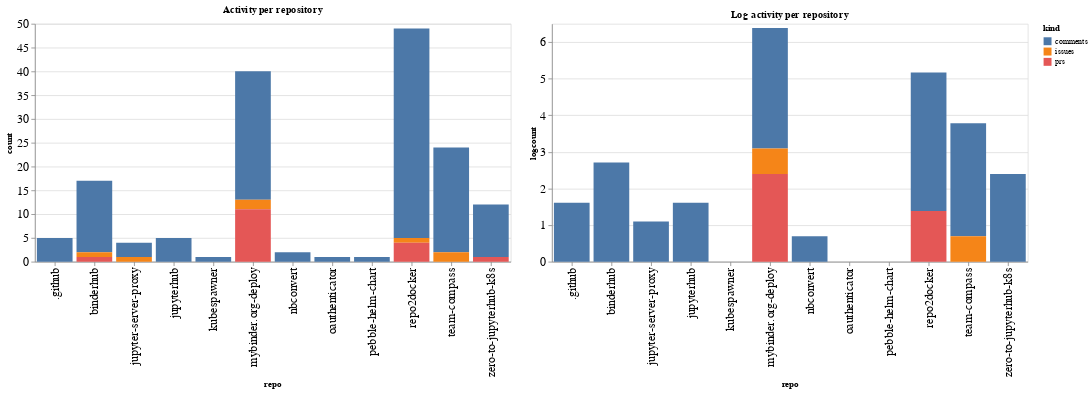

Notebook code for this chart:
### Code cell
ch1 = alt.Chart(repo_summaries, width=600, title="Activity per repository").mark_bar().encode(
    x='repo',
    y='count',
    color='kind',
    tooltip="kind"
)

ch2 = alt.Chart(repo_summaries, width=600, title="Log activity per repository").mark_bar().encode(
    x='repo',
    y='logcount',
    color='kind',
    tooltip="kind"
)

ch1 | ch2

### Figure 1 — Vega-Lite specification as saved in the notebook (floating-point values rounded to 4 significant figures)
{"config": {"axisLeft": {"labelFontSize": 15}, "axisBottom": {"labelFontSize": 15}}, "hconcat": [{"mark": "bar", "encoding": {"color": {"type": "nominal", "field": "kind"}, "tooltip": {"type": "nominal", "field": "kind"}, "x": {"type": "nominal", "field": "repo"}, "y": {"type": "quantitative", "field": "count"}}, "title": "Activity per repository", "width": 600}, {"mark": "bar", "encoding": {"color": {"type": "nominal", "field": "kind"}, "tooltip": {"type": "nominal", "field": "kind"}, "x": {"type": "nominal", "field": "repo"}, "y": {"type": "quantitative", "field": "logcount"}}, "title": "Log activity per repository", "width": 600}], "data": {"name": "data-f6deb7221757fa80a77e07b16f24138e"}, "$schema": "https://vega.github.io/schema/vega-lite/v4.8.1.json", "datasets": {"data-f6deb7221757fa80a77e07b16f24138e": [{"repo": ".github", "kind": "comments", "count": 5, "logcount": 1.609}, {"repo": "binderhub", "kind": "comments", "count": 15, "logcount": 2.708}, {"repo": "binderhub", "kind": "issues", "count": 1, "logcount": 0.0}, {"repo": "binderhub", "kind": "prs", "count": 1, "logcount": 0.0}, {"repo": "jupyter-server-proxy", "kind": "comments", "count": 3, "logcount": 1.099}, {"repo": "jupyter-server-proxy", "kind": "issues", "count": 1, "logcount": 0.0}, {"repo": "jupyterhub", "kind": "comments", "count": 5, "logcount": 1.609}, {"repo": "kubespawner", "kind": "comments", "count": 1, "logcount": 0.0}, {"repo": "mybinder.org-deploy", "kind": "comments", "count": 27, "logcount": 3.296}, {"repo": "mybinder.org-deploy", "kind": "issues", "count": 2, "logcount": 0.6931}, {"repo": "mybinder.org-deploy", "kind": "prs", "count": 11, "logcount": 2.398}, {"repo": "nbconvert", "kind": "comments", "count": 2, "logcount": 0.6931}, {"repo": "oauthenticator", "kind": "comments", "count": 1, "logcount": 0.0}, {"repo": "pebble-helm-chart", "kind": "comments", "count": 1, "logcount": 0.0}, {"repo": "repo2docker", "kind": "comments", "count": 44, "logcount": 3.784}, {"repo": "repo2docker", "kind": "issues", "count": 1, "logcount": 0.0}, {"repo": "repo2docker", "kind": "prs", "count": 4, "logcount": 1.386}, {"repo": "team-compass", "kind": "comments", "count": 22, "logcount": 3.091}, {"repo": "team-compass", "kind": "issues", "count": 2, "logcount": 0.6931}, {"repo": "zero-to-jupyterhub-k8s", "kind": "comments", "count": 11, "logcount": 2.398}, {"repo": "zero-to-jupyterhub-k8s", "kind": "prs", "count": 1, "logcount": 0.0}]}}
